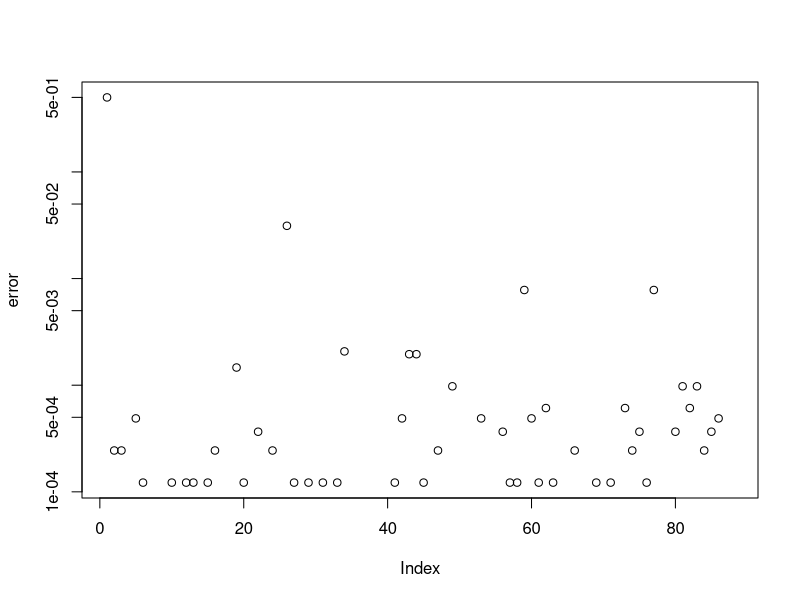

Reproduce this figure in R.
#R code

#The error rate of E.coli polymerase system is 10^-9~10^-11
#DNA replication fidelity in Escherichia coli: a multi-DNA polymerase affair.

MutRate <- 10^-4
Gen <- 14

seed <- as.double(1)
RANDU <- function() {
  seed <<- ((2^16 + 3) * seed) %% (2^31)
  seed/(2^31)
}

seq <- matrix(nrow=Gen,ncol=88*2^Gen)
for(k in 1:88) {
  seq[1,k] <- 0
}
flag <- 1
for(i in 2:Gen) {
  for(j in 1:2^(i-1)) {
    for(k in 1:88) {
      if (flag==1) {
        seq[i,k+(j-1)*88] <- seq[i-1,k+floor((j-1)/2)*88]
      }
      else if ((RANDU() < MutRate) && (flag==0)) {
        seq[i,k+(j-1)*88] <- 1
      }
      else seq[i,k+(j-1)*88] <- seq[i-1,k+floor((j-1)/2)*88]
    }
    if (flag==1) { flag <- 0 }
    else if (flag==0) { flag <- 1 }
  }
}
error <- vector()
for(k in 1:88) {
  error[k] <- 0
}
for(j in 1:2^(Gen-1)) {
  for(k in 1:88) {
    error[k] <- error[k] + seq[Gen,k+(j-1)*88]
  }
}
error <- error/2^(Gen-1)
plot(error,log='y')
